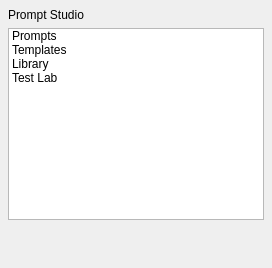
<?xml version="1.0" encoding="UTF-8"?>
<ui version="4.0">
 <class>PromptNavigationPanel</class>
 <widget class="QWidget" name="PromptNavigationPanel">
  <property name="minimumSize">
   <size><width>180</width><height>0</height></size>
  </property>
  <layout class="QVBoxLayout" name="mainLayout">
   <property name="leftMargin"><number>8</number></property>
   <property name="topMargin"><number>8</number></property>
   <property name="rightMargin"><number>8</number></property>
   <property name="bottomMargin"><number>8</number></property>
   <property name="spacing"><number>6</number></property>
   <item>
    <widget class="QLabel" name="titleLabel">
     <property name="text"><string>Prompt Studio</string></property>
    </widget>
   </item>
   <item>
    <widget class="QListWidget" name="navList">
     <item><property name="text"><string>Prompts</string></property></item>
     <item><property name="text"><string>Templates</string></property></item>
     <item><property name="text"><string>Library</string></property></item>
     <item><property name="text"><string>Test Lab</string></property></item>
    </widget>
   </item>
   <item>
    <spacer name="bottomSpacer">
     <property name="orientation"><enum>Qt::Orientation::Vertical</enum></property>
     <property name="sizeHint" stdset="0">
      <size><width>20</width><height>40</height></size>
     </property>
    </spacer>
   </item>
  </layout>
 </widget>
 <layoutdefault spacing="6" margin="11"/>
 <resources/>
 <connections/>
</ui>
